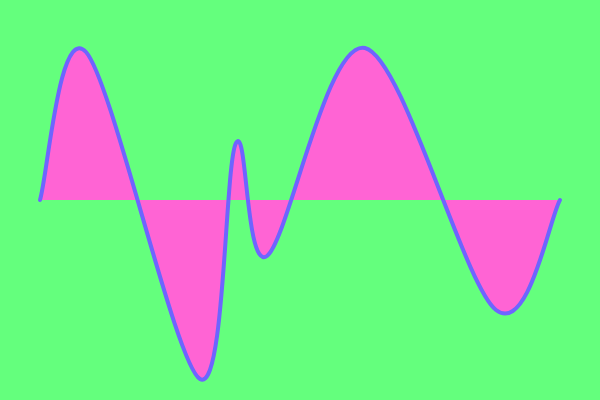
Frame 1 (no input)
Frame 60 (no input): identical to frame 1, image omitted
Frame 120 (the mouse pressed at the canvas centre since frame 60): identical to frame 1, image omitted

The p5.js sketch that drew this single still picture (run headless with seeded random() and noise() and a simulated clock; from frame 60 on, the mouse is pressed at the canvas centre):

// p5.js sketch
// ── sketch.js
function setup(){
  createCanvas(600, 400);
}

function draw(){
  // Choose some interesting colours. Because fun.
  background(100, 255, 125);
  fill(255, 100, 212);
  stroke(110, 100, 255);
  strokeWeight(4);

  // Draw some curveVertex points from left to right across screen.
  // NOTE that the first and last points are repeated as control points.
  beginShape();
  curveVertex( 40,200);
  curveVertex( 40,200);
  curveVertex( 86, 52);
  curveVertex(200,379);
  curveVertex(236,143);
  curveVertex(267,256);
  curveVertex(365, 48);
  curveVertex(496,310);
  curveVertex(560,200);
  curveVertex(560,200);
  endShape(OPEN);
}
